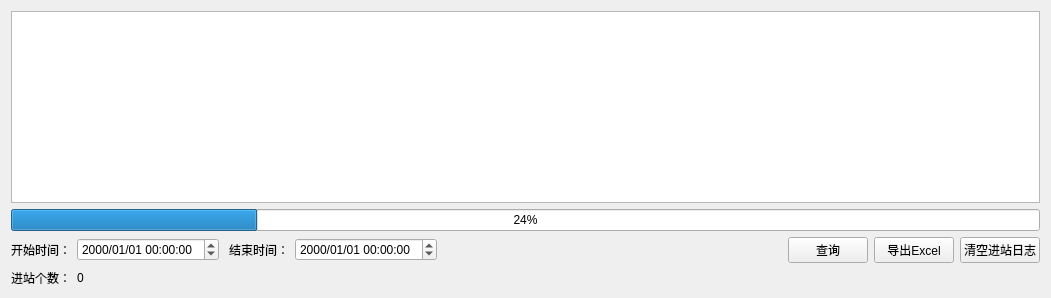
          <widget class="QWidget" name="tab_feedlog">
           <attribute name="title">
            <string>进站日志</string>
           </attribute>
           <layout class="QGridLayout" name="gridLayout_43">
            <item row="0" column="0" colspan="8">
             <widget class="QTableView" name="tbvEnterLogs"/>
            </item>
            <item row="1" column="0" colspan="8">
             <widget class="QProgressBar" name="prgExportEnterLog">
              <property name="value">
               <number>24</number>
              </property>
             </widget>
            </item>
            <item row="2" column="0">
             <widget class="QLabel" name="label_164">
              <property name="text">
               <string>开始时间：</string>
              </property>
              <property name="alignment">
               <set>Qt::AlignRight|Qt::AlignTrailing|Qt::AlignVCenter</set>
              </property>
             </widget>
            </item>
            <item row="2" column="1">
             <widget class="QDateTimeEdit" name="dteEnterLogStart">
              <property name="sizePolicy">
               <sizepolicy hsizetype="Preferred" vsizetype="Fixed">
                <horstretch>0</horstretch>
                <verstretch>0</verstretch>
               </sizepolicy>
              </property>
              <property name="minimumSize">
               <size>
                <width>142</width>
                <height>20</height>
               </size>
              </property>
              <property name="displayFormat">
               <string>yyyy/MM/dd HH:mm:ss</string>
              </property>
             </widget>
            </item>
            <item row="2" column="2">
             <widget class="QLabel" name="label_163">
              <property name="text">
               <string> 结束时间：</string>
              </property>
              <property name="alignment">
               <set>Qt::AlignRight|Qt::AlignTrailing|Qt::AlignVCenter</set>
              </property>
             </widget>
            </item>
            <item row="2" column="3">
             <widget class="QDateTimeEdit" name="dteEnterLogEnd">
              <property name="sizePolicy">
               <sizepolicy hsizetype="Preferred" vsizetype="Fixed">
                <horstretch>0</horstretch>
                <verstretch>0</verstretch>
               </sizepolicy>
              </property>
              <property name="minimumSize">
               <size>
                <width>142</width>
                <height>20</height>
               </size>
              </property>
              <property name="displayFormat">
               <string>yyyy/MM/dd HH:mm:ss</string>
              </property>
             </widget>
            </item>
            <item row="2" column="4">
             <spacer name="horizontalSpacer_66">
              <property name="orientation">
               <enum>Qt::Horizontal</enum>
              </property>
              <property name="sizeHint" stdset="0">
               <size>
                <width>339</width>
                <height>20</height>
               </size>
              </property>
             </spacer>
            </item>
            <item row="2" column="5">
             <widget class="QPushButton" name="btEnterLogQuerry">
              <property name="text">
               <string>查询</string>
              </property>
             </widget>
            </item>
            <item row="2" column="6">
             <widget class="QPushButton" name="btEnterLogExport">
              <property name="text">
               <string>导出Excel</string>
              </property>
             </widget>
            </item>
            <item row="2" column="7">
             <widget class="QPushButton" name="btClearEnterLog">
              <property name="text">
               <string>清空进站日志</string>
              </property>
             </widget>
            </item>
            <item row="3" column="0">
             <widget class="QLabel" name="label_175">
              <property name="text">
               <string>进站个数：</string>
              </property>
              <property name="alignment">
               <set>Qt::AlignRight|Qt::AlignTrailing|Qt::AlignVCenter</set>
              </property>
             </widget>
            </item>
            <item row="3" column="1">
             <widget class="QLabel" name="lbCellIntoNum">
              <property name="text">
               <string>0</string>
              </property>
             </widget>
            </item>
           </layout>
          </widget>
